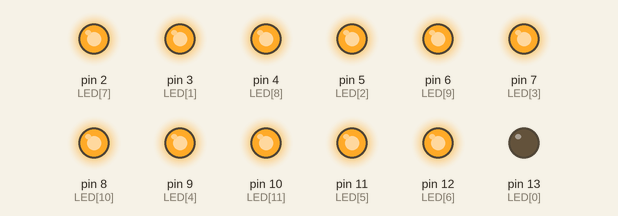
Recording of a sketch running on a simulated Arduino Uno, built with avr-gcc and run on an emulated ATmega328P. Shown: output pins drawn as LEDs (lit = HIGH).

Above: at 0.5 s.
At 4.4 s:
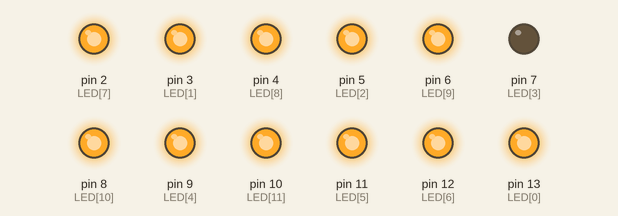
At 7.0 s:
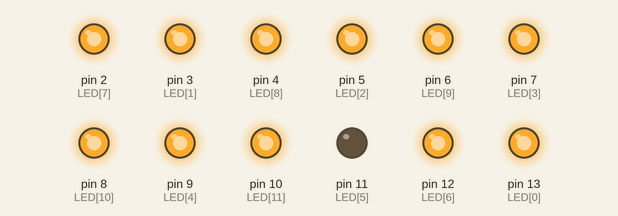
At 9.6 s:
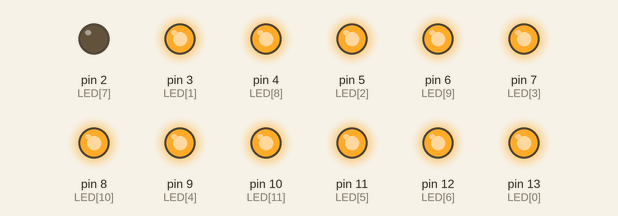
At 13.5 s:
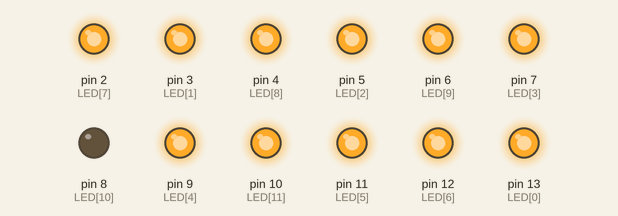
At 18.7 s:
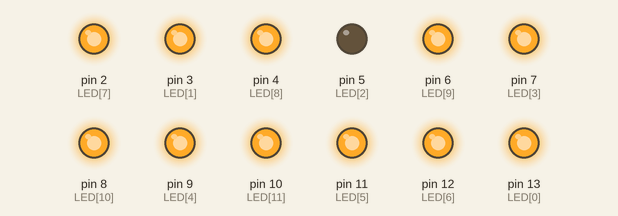
Timing chart, 0 to 20.3 s (numbered marks = the images above):
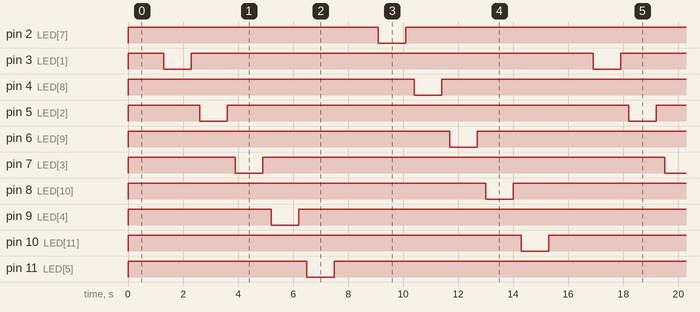

The sketch:

segmentTest.ino
```cpp
// *******************************************
// [!] THIS PROGRAM TESTS THE EYE SEGMENTS [!]
// *******************************************

// d13, d3, d5, d7, d9, d11, d12, d2, d4, d6, d8, d10
int LED [] = {13, 3, 5, 7, 9, 11, 12, 2, 4, 6, 8, 10};

void setup() {

  for ( int i = 0; i < 12; i++) {
    pinMode(LED[i], OUTPUT);
  }
  for ( int i = 0; i < 12; i++) {
    digitalWrite(LED[i], HIGH);
  }
}

void loop() {

  for ( int i = 0; i < 12; i++) {
    digitalWrite(LED[i], LOW);
    delay(1000);
    digitalWrite(LED[i], HIGH);
    delay(300);
  }
}
```

Measured:
- by itself, pin 2 (LED[7]), pin 3 (LED[1]), pin 4 (LED[8]), pin 5 (LED[2]), pin 6 (LED[9]), pin 7 (LED[3]), pin 8 (LED[10]), pin 9 (LED[4]), pin 10 (LED[11]), pin 11 (LED[5]), pin 12 (LED[6]), pin 13 (LED[0]): alternates HIGH for 14.6 s and LOW for 1.0 s
- by itself, everything shown: repeats every 15.6 s, in 24 steps
